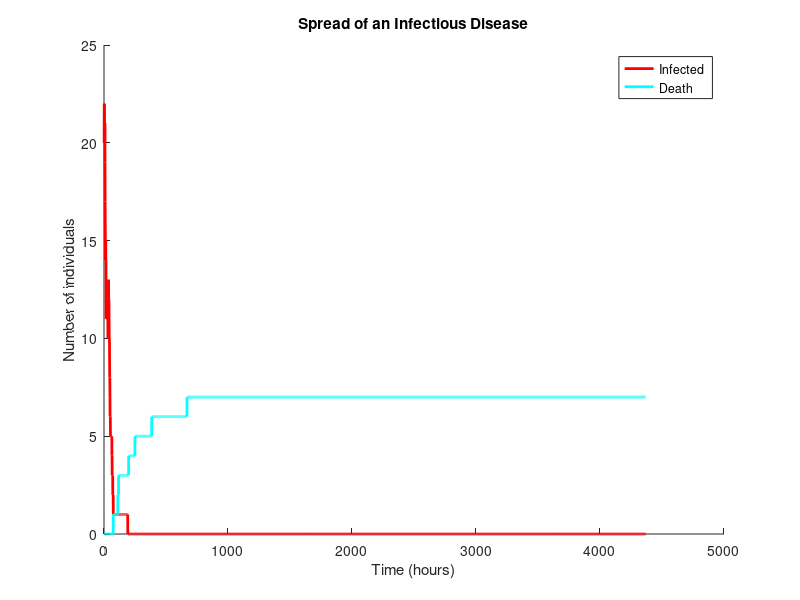

Source code (MATLAB):
clear all;
% Set the simulation parameters
N = 2000;         % Total population size
beta = 0.4;         % Infection rate
gamma = 0.1;        % Recovery rate
%delta = 0.1;        % Quarantine rate
delta = 0.9;        % Quarantine rate
%rho = 0.02;         % Death rate
rho = 0.02;         % Death rate
%rho2 = 0.01;        % Death rate
I0 = 20;             % Initial number of infected individuals
S0 = N-I0;           % Initial number of susceptible individuals
R0 = 0;             % Initial number of recovered individuals
Q0 = 0;             % Initial number of quarantined individuals
D0 = 0;             % Initial number of death
C0 = 0;             % Initial cost
T = 182;            % Simulation time in days
dt = 1/24;
clockmax = T/dt;

% Set up the arrays to store the results
S = zeros(1, clockmax);
I = zeros(1, clockmax);
R = zeros(1, clockmax);
Q = zeros(1, clockmax);
D = zeros(1, clockmax);
P = zeros(1, clockmax);
C = zeros(1, clockmax);

% Initialize the arrays with the initial values
S(1) = S0;
I(1) = I0;
R(1) = R0;
Q(1) = Q0;
D(1) = D0;
P(1) = S(1)+I(1)+R(1);
C(1) = C0;

% Run the simulation
for t = 2:clockmax
    % Calculate the number of new infections
    new_infections = 0;
    for i = 1:S(t-1)
        if rand < dt*beta*I(t-1)/P(t-1)
            new_infections = new_infections + 1;
        end
    end
    
    new_death_infections = 0;
    for i = 1:I(t-1)
        if rand < dt*rho
            new_death_infections = new_death_infections+1;
        end
    end
    
    new_death_quarantines = 0;
    for i = 1:Q(t-1)
        if rand < dt*rho
            new_death_quarantines = new_death_quarantines+1;
        end
    end

    % Calculate the number of individuals leaving the infected compartment
    new_recoveries = 0;
    for i = 1:I(t-1)
        if rand < dt*gamma
            new_recoveries = new_recoveries + 1;
        end
    end
    
    % Calculate the number of individuals leaving the quarantined compartment
    new_dequarantines = 0;
    for i = 1:Q(t-1)
        if rand < dt*gamma
            new_dequarantines = new_dequarantines + 1;
        end
    end
    
    % Calculate the number of new quarantines
    new_quarantines = 0;
    for i = 1:I(t-1)
        if rand < dt*delta
            new_quarantines = new_quarantines + 1;
        end
    end

    % Update the compartment sizes
    S(t) = S(t-1) - new_infections;
    I(t) = I(t-1) + new_infections - new_recoveries - new_death_infections - new_quarantines;
    R(t) = R(t-1) + new_recoveries + new_dequarantines;
    Q(t) = Q(t-1) + new_quarantines - new_dequarantines - new_death_quarantines;
    P(t) = S(t-1) + I(t-1) + R(t-1);
    D(t) = D(t-1) + new_death_quarantines + new_death_infections;
    C(t) = C(t-1) + Q(t-1) - new_death_quarantines;
    
   

end

% Plot the results
figure;
%plot(S, 'b', 'LineWidth', 2);
hold on;
plot(I, 'r', 'LineWidth', 2);

%plot(R, 'g', 'LineWidth', 2);
%plot(Q, 'm', 'LineWidth', 2);
plot(D, 'c', 'LineWidth', 2);
%plot(P, 'k', 'LineWidth', 2);
%plot(C, 'y', 'LineWidth', 2);
%legend('Susceptible', 'Infected', 'Recovered');
legend( 'Infected',  'Death');
%legend('Susceptible', 'Infected', 'Recovered', 'Quarantined', 'Death', 'Population', 'Costs');
xlabel('Time (hours)');
ylabel('Number of individuals');
%title('Spread of an Infectious Disease with Quarantine');
title('Spread of an Infectious Disease');
